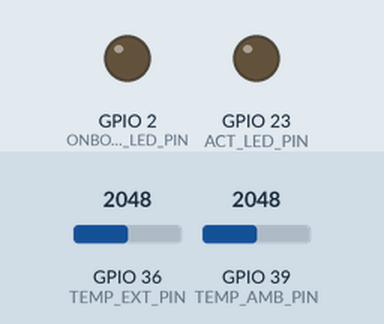
The program below on a simulated ESP32-S3. Shown: output pins drawn as LEDs (lit = HIGH). The test bench sets the inputs (shaded band); at power-on: GPIO 36 (TEMP_EXT_PIN) = 2048, GPIO 39 (TEMP_AMB_PIN) = 2048. What the program prints to the serial monitor is not drawn.

Above: at 2.6 s.
Timing chart, 0 to 33.2 s (numbered marks = the images above):
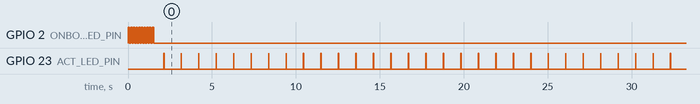

Measured:
- by itself, GPIO 23 (ACT_LED_PIN): moves between LOW and HIGH, repeating every 58.6 s
- by itself, everything shown: repeats every 27.1 s, in 52 steps

The program:

main.cpp
```cpp
// (licence header left out)
#include "setup.h"
#include "app.h"

void setup(){
  App_setup();
}

void loop(){
  App_loop();
}
```

app.h
```cpp
#ifndef _app_h_
#define _app_h_

//--Includes
#include <Arduino.h>
#include "config.h"
#include "leds.h"
#include "measures.h"

//--Prototypes
void App_loop(void);

#endif
```

leds.h
```cpp
#ifndef _leds_h_
#define _leds_h_

#include <Arduino.h>
#include "config.h"

//--Enumerations
enum FSM_MQTT_STATES {
    DISCONNECTED = 0,
    CONNECTED,
    RECONNECT,
    WAITTORECONNECT,
    WAITFORCONNECT,
    UNAVAILABLE_CONNECTION
};

enum FSM_LED_STATES{
    LED_ON = 0,
    LED_OFF,
    LED_STOP,
    LED_WAIT_ON,
    LED_WAIT_OFF
};

//--Prototypes
void led_welcome(void);
void led_blink(uint8_t ton, uint8_t toff, uint8_t led_pin);
void led_flash(uint8_t ton, uint8_t count, uint8_t led_pin);
void led_blink_FSM(uint8_t ton, uint8_t toff, uint8_t led_pin);

#endif
```

measures.h
```cpp
#ifndef _measures_h_
#define _measures_h_

#include <Arduino.h>
#include <Average.h>  //--https://registry.platformio.org/libraries/majenkolibraries/Average/examples/AverageExample/AverageExample.ino
#include "config.h"
#include "leds.h"

//--Macros
#define MAX_SEC_AVE_AN          60                              //register interval in sec
#define MAX_SEC_SAMPLE_AN       1                               //sample interval in sec
#define MAX_mSEC_AVE_AN         ((MAX_SEC_AVE_AN)*(1000))       //register interval in msec
#define MAX_mSEC_SAMPLE_AN      ((MAX_SEC_SAMPLE_AN)*(1000))    //sample interval in msec
#define SAMPLES_COUNT           MAX_SEC_AVE_AN/MAX_SEC_SAMPLE_AN

#define DEBUG_MEAS //for debug purposes

//--Sensors pins
#define TEMP_AMB_PIN            39
#define TEMP_EXT_PIN            36

//--Enumeration for sensors
enum sensor_type{
    TC1047=0,
    LM35,
    DHT22,
    DHT11,
    LOOP420mA
};

//--Enumeration for types of variables
enum var_type{
    ANALOGVAR=0,
    DIGITALVAR
};

//--Enumeration for variable position in data structure
enum var_pos{
    TEMP_AMB=0,
    TEMP_EXT
};

//--Structures for measured variables
struct Data {
  const char* name;
  uint8_t variable;
  uint16_t raw_value;
  float inst_value;
  float ave_value;
  float sd_value;
  float max_value;
  float min_value;
  uint8_t sensor;
  uint8_t type;
  uint8_t pin;
  bool procesed;
};

//--Public prototypes
void measure_init(void);
uint8_t measure_count(void);
Data * measure_loop(void);

//--Private prototypes
void _measure_read_sensor(void);
float _measure_unit_calc(uint8_t reg_idx, uint16_t unit);

#endif
```

setup.h
```cpp
#ifndef _setup_h_
#define _setup_h_

//--Includes
#include <Arduino.h>
#include "config.h"
#include "leds.h"
#include "measures.h"

//--Prototypes
void App_setup(void);

#endif
```

app.cpp
```cpp
/*********************************************************************************
 *
 *                       ELECTRONICA II UTN - FRRO                                *
 *
 * *******************************************************************************/

//===================[File header]================================================
// File:                app.cpp
// Author:              Marcelo Castello (https://github.com/mcastellogh)
// Licence:             GPLV3+
// Version:             1.0.0
// Date:                Mayo 2024
// Info:                Project 'sensores' for Electrónica II

//====================[Use & storage]============================================
// PCB:                 NodeMCU
// Plataforma:          ESP8266
// Use:                 measures
// Folder:              sensores
// Proyect name:        sensores

//====================[ToDo]=====================================================
//
//
//
//====================[Bugs]=====================================================
//
//
//
//====================[Commits]==================================================
//
// Last commit:
//
//===================[End file header]===========================================


//--Includes
#include "app.h"

//--Local variables
Data * dataToPush;

//--Main application
void App_loop(void){
    dataToPush=measure_loop();
    if(dataToPush[TEMP_AMB].procesed){
        Serial.printf("%s: inst:%3.1f ave:%3.1f sd:%3.1f max:%3.1f min:%3.1f\r\n",dataToPush[TEMP_AMB].name, dataToPush[TEMP_AMB].inst_value, dataToPush[TEMP_AMB].ave_value,dataToPush[TEMP_AMB].sd_value,dataToPush[TEMP_AMB].max_value,dataToPush[TEMP_AMB].min_value);
        dataToPush[TEMP_AMB].procesed=false;
    }
    if(dataToPush[TEMP_EXT].procesed){
        Serial.printf("%s: inst:%3.1f ave:%3.1f sd:%3.1f max:%3.1f min:%3.1f\r\n",dataToPush[TEMP_EXT].name, dataToPush[TEMP_EXT].inst_value, dataToPush[TEMP_EXT].ave_value,dataToPush[TEMP_EXT].sd_value,dataToPush[TEMP_EXT].max_value,dataToPush[TEMP_EXT].min_value);
        dataToPush[TEMP_EXT].procesed=false;
    }
    delay(200);
}
```

leds.cpp
```cpp
// (licence header left out)
#include "leds.h"


//--Local variables
uint8_t led_state = LED_OFF;
uint32_t FSM_led_crono = 0;

//--Do welcome by flashing leds
void led_welcome(void){
  for(int i=0;i<10;i++){
      digitalWrite(ONBOARD_LED_PIN,HIGH);
      delay(80);
      digitalWrite(ONBOARD_LED_PIN,LOW);
      delay(80);
  }
  delay(500);
}

//--Blink led by delay
void led_blink(uint8_t ton, uint8_t toff, uint8_t led_pin){
  digitalWrite(led_pin,HIGH);
  delay(ton);
  digitalWrite(led_pin,LOW);
  delay(toff);
}

//--Flash led by delay n times
void led_flash(uint8_t ton, uint8_t count, uint8_t led_pin){
  for (uint8_t i=0; i<count; i++){
    digitalWrite(led_pin,HIGH);
    delay(ton);
    digitalWrite(led_pin,LOW);
    if(count>0){
      delay(20);
    }
  }
}

//--State machine for blink led
//--Changes the blink parameters LED according to the service status
void led_blink_FSM(uint8_t ton, uint8_t toff, uint8_t led_pin){
  switch (led_state){
    case LED_ON:
      digitalWrite(led_pin, HIGH);
      FSM_led_crono = millis();
      led_state = LED_WAIT_ON;
      break;

    case LED_OFF:
      digitalWrite(led_pin, LOW);
      FSM_led_crono = millis();
      led_state = LED_WAIT_OFF;
      break;

    case LED_WAIT_OFF:
      if (millis() - FSM_led_crono >= toff){
        led_state = LED_ON;
      }
      break;

    case LED_WAIT_ON:
      if (millis() - FSM_led_crono >= ton){
        led_state = LED_OFF;
      }
      break;

    case LED_STOP:
      digitalWrite(led_pin, LOW);
      break;

    default:
      led_state = LED_OFF;
      break;
  }
}
```

measures.cpp
```cpp
// (licence header left out)
//--Includes
#include "measures.h"

//--Local variables
float lm35gain=1;
float lm35offset=0;
float tc1047gain=1;
float tc1047offset=0;
uint32_t msec_an_reg;
uint32_t msec_an_sample;
uint8_t sample=0;

//--Extern variables
extern Config config;


//--Create data array with variables to measure
//-- Each variable is called 'register'
//--Example:
//  "Humedad", 0, 0, 0, 0, RH, DIGITALVAR, DHT22_PIN
Data data[] = {
    // name, raw_value, inst_value, ave_value, sd_value, max_value, min_value, sensor, type, pin
    "Temperatura ambiente", TEMP_AMB, 0, 0, 0, 0, 0, 0, TC1047, ANALOGVAR, TEMP_AMB_PIN,0,
    "Temperatura exterior", TEMP_EXT, 0, 0, 0, 0, 0, 0, TC1047, ANALOGVAR, TEMP_EXT_PIN,0
};

const char* name;
uint8_t variable;
uint16_t raw_value;
float inst_value;
float ave_value;
float sd_value;
float max_value;
float min_value;
uint8_t sensor;
uint8_t type;
uint8_t pin;
bool procesed;

//--Calculate number of variables in Data Structure
const uint8_t numberOfVars = sizeof(data) / sizeof(data[0]);

//--Create array_proc objet to calculate average, max, min & sd for variable readings
Average<float>* array_proc[numberOfVars];


//-----------------------------------------------------------------------------
//--Public functions-----------------------------------------------------------
//-----------------------------------------------------------------------------


void measure_init(void){
    //uint16_t samples=config.t_reg/config.t_sample; //for future features
    uint16_t samples=MAX_mSEC_AVE_AN/MAX_mSEC_SAMPLE_AN; //Calculate number of samples based on register time (average time) and sample time
    msec_an_reg=millis();
    msec_an_sample=millis();
    Serial.println(numberOfVars);
    //--Build a process array for each variable
    //--This array is used for Average library to calculate min, max, mean & sd values for each variable
    for (int i = 0; i < numberOfVars; i++) {
        array_proc[i] = new Average<float>(samples);
    }
}

uint8_t measure_count(void){
    return numberOfVars;
}

Data * measure_loop(void){
    if((millis()-msec_an_sample)>=MAX_mSEC_SAMPLE_AN){
        #ifdef DEBUG_MEAS
            Serial.print("[DEBUG] Take a sample:");
            sample++;
            Serial.println(sample);
        #endif
        led_flash(20, 1, ACT_LED_PIN);
        _measure_read_sensor();
        msec_an_sample=millis();
    }
    if((millis()-msec_an_reg)>=MAX_mSEC_AVE_AN){
        #ifdef DEBUG_MEAS
            Serial.println("[DEBUG] Process...");
            sample=0;
        #endif
        for (uint8_t var_idx=0;var_idx<numberOfVars;var_idx++){
            if(data[var_idx].type==ANALOGVAR){
                data[var_idx].ave_value=array_proc[var_idx]->mean();
                data[var_idx].ave_value=array_proc[var_idx]->mean();
                data[var_idx].sd_value=array_proc[var_idx]->stddev();
                data[var_idx].max_value=array_proc[var_idx]->maximum();
                data[var_idx].min_value=array_proc[var_idx]->minimum();
                data[var_idx].procesed=true;
                msec_an_reg=millis();
                led_flash(25, 5, ACT_LED_PIN);
                #ifdef DEBUG_MEAS
                    Serial.printf("[DEBUG] %s: inst:%3.1f ave:%3.1f sd:%3.1f max:%3.1f min:%3.1f\r\n",data[var_idx].name,\
                        data[var_idx].inst_value,\
                        data[var_idx].ave_value, \
                        data[var_idx].sd_value, \
                        data[var_idx].max_value, \
                        data[var_idx].min_value);
                #endif
            }
        }
    }
    return data;
}

//-----------------------------------------------------------------------------
//--Private functions----------------------------------------------------------
//-----------------------------------------------------------------------------

void _measure_read_sensor(void){
    for (uint8_t var_idx=0;var_idx<numberOfVars;var_idx++){
        if(data[var_idx].type==ANALOGVAR){
            switch(data[var_idx].variable){
                case TEMP_AMB:
                    data[var_idx].raw_value = analogRead(data[var_idx].pin);
                    data[var_idx].inst_value = _measure_unit_calc(var_idx, data[var_idx].sensor);
                    array_proc[TEMP_AMB]->push(data[var_idx].inst_value);
                    break;
                case TEMP_EXT:
                    data[var_idx].raw_value = analogRead(data[var_idx].pin);
                    data[var_idx].inst_value = _measure_unit_calc(var_idx, data[var_idx].sensor);
                    array_proc[TEMP_EXT]->push(data[var_idx].inst_value);
                    break;

            }
        }
    }
}


float _measure_unit_calc(uint8_t var_idx, uint16_t unit){
    float value=0;
    switch (unit){
        case TC1047:
            value=((((float)data[var_idx].raw_value /1024)-.5)/.01)*tc1047gain+tc1047offset;
            break;
        case LM35:
            value=((float)data[var_idx].raw_value)*lm35gain+lm35offset;
            break;
        case DHT22:
            value=data[var_idx].raw_value;
            break;
    }
    return value;
}
```

setup.cpp
```cpp
// (licence header left out)
//--Includes
#include "setup.h"

//--Harcoded local variables
const char * device_name="device01";
const char * device_type="Sensor";

//--Local variables
uint8_t var_count;

//--Startup function
void App_setup(void){
    Serial.begin(SERIAL_BAUDRATE);

    //--PINS
    pinMode(ONBOARD_LED_PIN,OUTPUT);
    pinMode(ACT_LED_PIN,OUTPUT);

    //--Init measures
    measure_init();

    //--Calculate the number of variables in Data Structure
    var_count=measure_count();

    led_welcome();

    //--Presentation
    Serial.print("Cátedra de Electrónica II UTN-FRRO");
    Serial.println("Utilización de sensores analógicos y digitales");
}
```

config.h
```cpp
#ifndef _config_h_
#define _config_h_

//--Includes
#include <Arduino.h>

//--Hardware PINS definitions
#define ONBOARD_LED_PIN             2
#define ACT_LED_PIN                 23

//--Software constants
#define SERIAL_BAUDRATE             19200

//--Structures
struct Config {
  float offset;
  float gain;
  uint8_t sensor;
};

#endif
```
